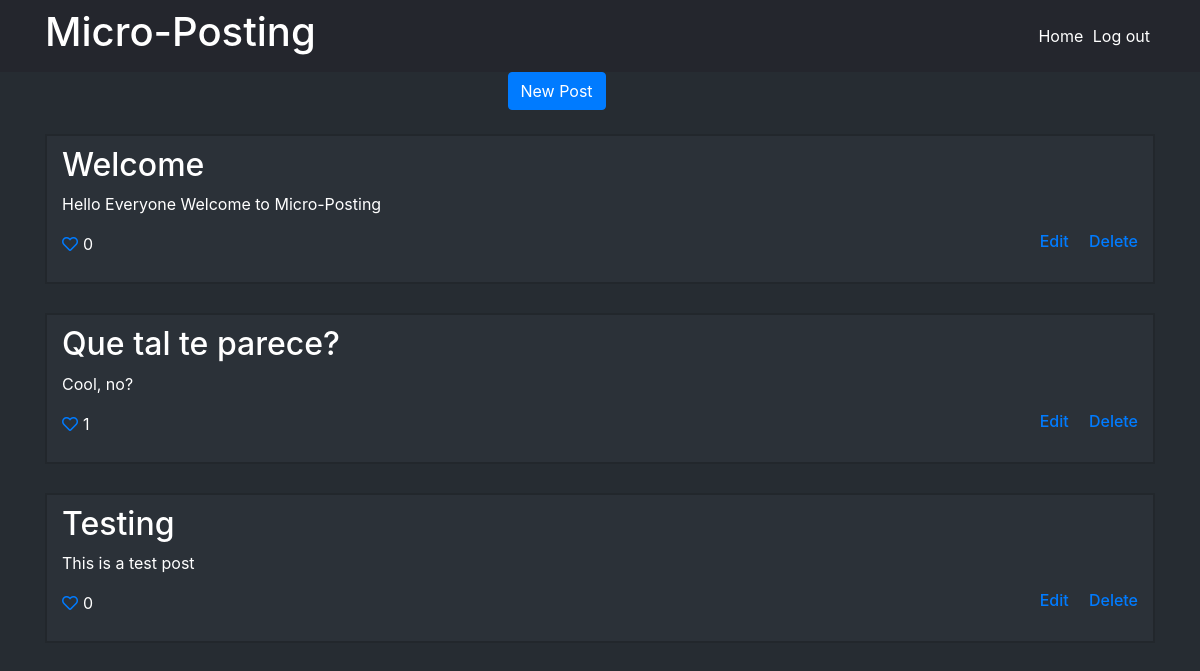
Page / (signed in) on the earlier database version.
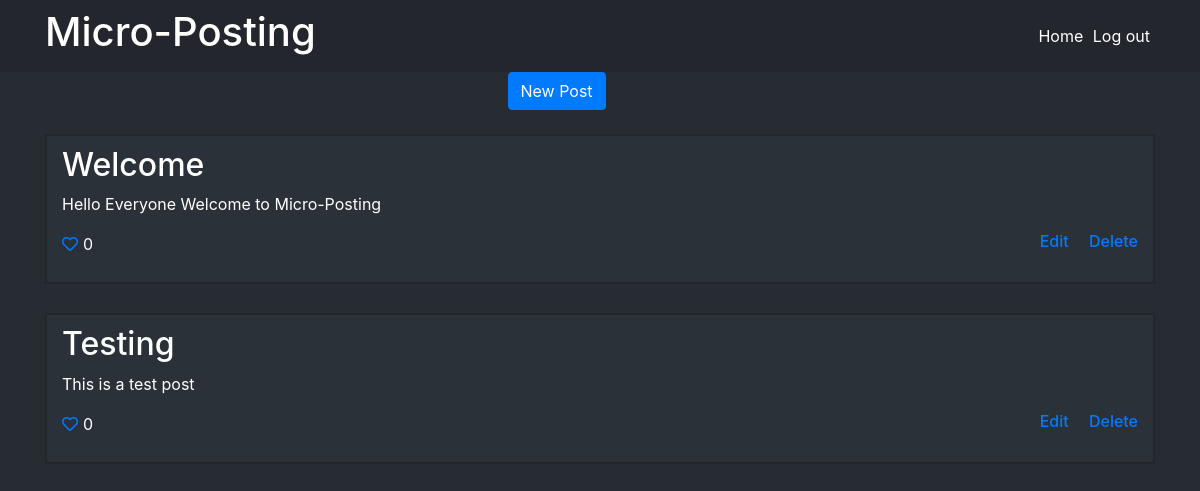
Same page on the later database version.
### app.py (models this page shows)
class Post(db.Model):
	id = db.Column(db.Integer, primary_key = True)
	title = db.Column(db.String)
	body = db.Column(db.Text)
	posted_by = db.Column(db.Integer, db.ForeignKey('user.id'))
	likes = db.relationship('PostLike', backref='post', lazy='dynamic')

### app.py (the view)
@app.route('/')
def index():
	posts = Post.query.order_by(Post.id.desc()).all()
	return render_template("home.html", posts = posts)

### templates/home.html (shortened to what this page needs)
{% extends 'base.html' %}
{% block content %}
	{% if 'user' in session %}
	<a href="{{url_for('post')}}" class="btn btn-primary offset-5"> New Post</a>
		<div id="posts">
			{% for post in posts %}
				<br>
				<div class="post">
					<h2 class="">{{post.title}}</h2>
					<p>{{post.body}}</p>
					{% if session['user'] == post.posted_by %}
					<h6><a href="{{url_for('delete_post', post_id = post.id)}}" class="float-right">&emsp; Delete</a></h6>
					<h6><a href="{{url_for('edit_post', post_id = post.id)}}" class="float-right"> Edit</a></h6>
					{% endif %}
					<p class="likes"><a href="{{url_for('like', post_id = post.id)}}" class="far fa-heart"></a><span style="margin-left: 5px;">{{ post.likes.count() }}</span></p>
				</div>
			{% endfor %}
		</div>
	{% else %}
	<div class="jumbotron">
		<h1 class="text-center">Welcome to Micro-Posting</h1>
		<a href="{{url_for('signup')}}" class="btn btn-lg btn-primary offset-5"> Sign Up</a>
	</div>
	{% endif %}
{% endblock %}

### templates/base.html (shortened to what this page needs)
<!DOCTYPE html>
<html lang="en">
<head>
	<link rel="stylesheet" type="text/css" href="{{url_for('static', filename='css/style.css')}}">
	<link rel="stylesheet" type="text/css" href="{{url_for('static', filename='css/bootstrap.min.css')}}">
	<link rel="stylesheet" href="https://use.fontawesome.com/releases/v5.7.1/css/all.css">
</head>
<body id="body">
	<header id="header" class="navbar navbar-fixed-top navbar-inverse">
		<div class="container">
    		<h1><a href="{{url_for('index')}}">Micro-Posting</a></h1>
    <nav>
          <a href="{{url_for('index')}}" style="display: inline; margin-right: 5px;">Home</a>
          {% if 'user' in session %}
          <a href="{{url_for('logout')}}" style="display: inline; margin-right: 5px;">Log out</a>
          {% else %}
          <a href="{{url_for('login')}}" style="display: inline; margin-right: 5px;">Login</a>
          {% endif %}
    </nav>
  </div>
	</header>
	<div class="container">
	{% block content %}
	{% endblock %}
	</div>
</body>
</html>

### static/css/style.css (style rules this page uses)
#body { background-color: #262c32; color: white; }
#header { background-color: #24262d; }
#header a { color: white; }
#body a { text-decoration: none; }
#posts .post { box-sizing: content-box; border: 2px double #22272c; background-color: #2b3138; margin-bottom: 5px; padding: 10px 15px; }

Differences in the rows shown:
removed Post: title "Que tal te parece?", body "Cool, no?", likes.count "1"
